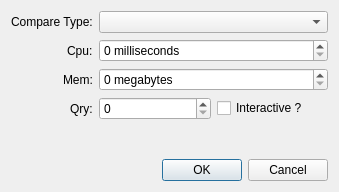
<?xml version="1.0" encoding="UTF-8"?>
<ui version="4.0">
 <class>TaskTestParamsEditor</class>
 <widget class="QDialog" name="TaskTestParamsEditor">
  <property name="geometry">
   <rect>
    <x>0</x>
    <y>0</y>
    <width>339</width>
    <height>192</height>
   </rect>
  </property>
  <property name="windowTitle">
   <string notr="true">Edit Task</string>
  </property>
  <layout class="QVBoxLayout" name="verticalLayout">
   <item>
    <layout class="QFormLayout" name="formLayout_2">
     <property name="fieldGrowthPolicy">
      <enum>QFormLayout::AllNonFixedFieldsGrow</enum>
     </property>
     <property name="labelAlignment">
      <set>Qt::AlignRight|Qt::AlignTop|Qt::AlignTrailing</set>
     </property>
     <item row="0" column="0">
      <widget class="QLabel" name="comparatorLabel">
       <property name="text">
        <string>Compare Type:</string>
       </property>
      </widget>
     </item>
     <item row="0" column="1">
      <widget class="QComboBox" name="comparatorComboBox"/>
     </item>
     <item row="1" column="0">
      <widget class="QLabel" name="cpuLabel">
       <property name="text">
        <string>Cpu:</string>
       </property>
      </widget>
     </item>
     <item row="1" column="1">
      <widget class="QSpinBox" name="cpuBox">
       <property name="suffix">
        <string notr="true"> milliseconds</string>
       </property>
       <property name="maximum">
        <number>1000000</number>
       </property>
      </widget>
     </item>
     <item row="2" column="0">
      <widget class="QLabel" name="memLabel">
       <property name="text">
        <string>Mem:</string>
       </property>
      </widget>
     </item>
     <item row="2" column="1">
      <widget class="QSpinBox" name="memBox">
       <property name="suffix">
        <string notr="true"> megabytes</string>
       </property>
       <property name="maximum">
        <number>1025</number>
       </property>
      </widget>
     </item>
     <item row="3" column="0">
      <widget class="QLabel" name="qryLabel">
       <property name="text">
        <string>Qry:</string>
       </property>
      </widget>
     </item>
     <item row="3" column="1">
      <layout class="QHBoxLayout" name="horizontalLayout">
       <item>
        <widget class="QSpinBox" name="qryBox">
         <property name="suffix">
          <string notr="true"/>
         </property>
         <property name="maximum">
          <number>101</number>
         </property>
        </widget>
       </item>
       <item>
        <widget class="QCheckBox" name="interactiveCheckBox">
         <property name="text">
          <string>Interactive ?</string>
         </property>
        </widget>
       </item>
      </layout>
     </item>
    </layout>
   </item>
   <item>
    <widget class="QDialogButtonBox" name="buttonBox">
     <property name="standardButtons">
      <set>QDialogButtonBox::Cancel|QDialogButtonBox::Ok</set>
     </property>
    </widget>
   </item>
  </layout>
 </widget>
 <resources/>
 <connections/>
</ui>
